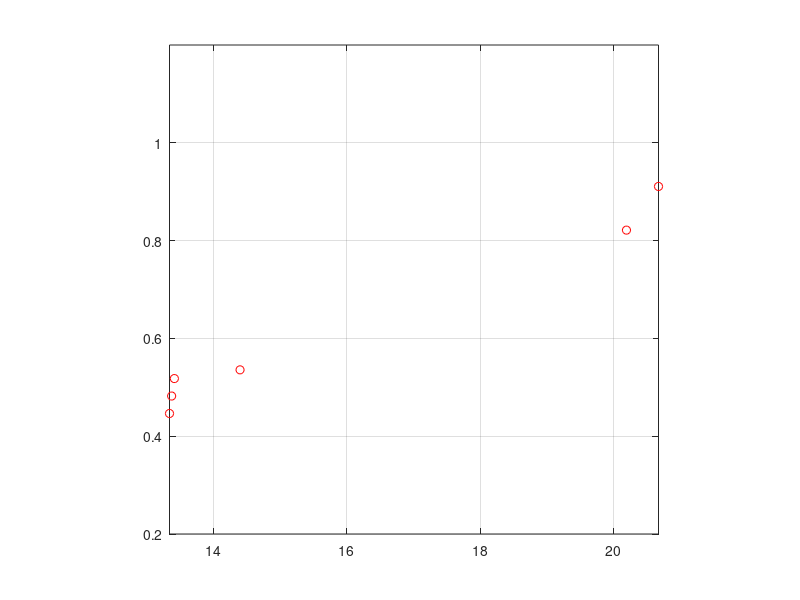

MATLAB code to generate this figure: (Note: this script raises an error after producing the figure.)
% Description : Non Parametric fit of the Percentage of correct response from the study of Schenkman and Nilson (2010,2011) as a function of Loudness
%             : The script also computes the threshold value of Loudness for which the Percentage of correct response is in between 0.73 and 0.75
% Author      : Vijay Kiran Gidla (joy4u18@gmail.com)


clc;
clear all;
close all;

%% DATA

%% Blind percentage of correct

%Conference

bpc_5_conf=round(([9.71 9.18 5.4 5.15 5.2 4.96]./10)*56);
bpc_50_conf=round(([9.83 9.4 6.19 4.88 4.74 4.89]./10)*56);
bpc_500_conf=round(([9.71 9.98 8.94 4.68 5.23 4.7]./10)*56);

%Anechoic

bpc_5_anc=round(([9.79 8.81 5.14 4.39 4.78 5.04]./10)*56);
bpc_50_anc=round(([9.65 9.75 4.98 4.73 4.73 4.71]./10)*56);
bpc_500_anc=round(([9.67 9.94 5.18 4.98 5.56 5.08]./10)*56);

B_AC=[bpc_5_anc;bpc_50_anc;bpc_500_anc;bpc_5_conf;bpc_50_conf;bpc_500_conf];


% Lecture room

bpc_5_lec=round([0.6101 0.5373 ]*56);
% bpc_5_2c_lec=round([0.6607 0.5923]*56);
% bpc_5_4c_lec=round([0.6161 0.5759]*56);
% bpc_5_8c_lec=round([0.7188 0.6101]*56);
% bpc_5_16c_lec=round([0.7470 0.6315]*56);
% bpc_5_32c_lec=round([0.7560 0.6533]*56);
% bpc_5_64c_lec=round([0.7664 0.5391]*56);
bpc_500_lec=round([0.8080 0.5893]*56);

B_L=[bpc_5_lec; bpc_500_lec];


%%  Sighted Percentage of correct


%Conference


spc_5_conf=round(([8.48 7.65 5.86 4.95 4.74 4.8]./10)*56);
spc_50_conf=round(([9.39 8.18 5.81 4.89 4.75 5.08]./10)*56);
spc_500_conf=round(([9.67 9.85 7.12 4.96 4.98 4.98]./10)*56);

%Anechoic

spc_5_anc=round(([9.05 8.15 5.32 4.5 4.75 5.19]./10)*56);
spc_50_anc=round(([9.35 9.23 5.4 5.18 5 4.62]./10)*56);
spc_500_anc=round(([9.74 9.8 4.86 4.78 4.61 4.67]./10)*56);


S_AC=[spc_5_anc; spc_50_anc; spc_500_anc ; spc_5_conf ; spc_50_conf ; spc_500_conf];

% Lecture room

spc_5_lec=round([0.5508]*56);
% spc_5_2c_lec=round([0.5137]*56);
% spc_5_4c_lec=round([0.5467]*56);
% spc_5_8c_lec=round([0.5707]*56);
% spc_5_16c_lec=round([0.6174]*56);
% spc_5_32c_lec=round([0.6921]*56);
% spc_5_64c_lec=round([0.6456]*56);
spc_500_lec=round([0.6209]*56);

S_L=[spc_5_lec; spc_500_lec];


%% Loudness values
%  Anechoic
STL_A_005_mean=[20.674 20.194 14.404 13.347 13.379 13.420];

STL_A_050_mean=[63.672 52.307  40.320 40.292 40.213 40.089];

STL_A_500_mean=[76.143 62.159  48.353 48.377  48.187 48.131];



%%  Conference

STL_C_005_mean=[26.707 24.377  21.537 19.651 19.975 19.529 ];

STL_C_050_mean=[69.607 55.682  47.619 45.135 45.249 45.041];

STL_C_500_mean=[78.659 63.574  54.580 52.387 52.569 52.502];

STL_AC=[STL_A_005_mean;STL_A_050_mean;STL_A_500_mean;STL_C_005_mean;...
    STL_C_050_mean;STL_C_500_mean];

%% Lecture

STL_L_005_mean=[17.160 16.179];


STL_L_500_mean=[54.712 52.466];


STL_L=[STL_L_005_mean;STL_L_500_mean];

%% Plot of the DATA


m=[56 56 56  56 56 56]';

% x=[100 150]';
% m=[56 56]';

for i=1:size(B_AC,1)
    
    
    x=STL_AC(i,:)';		% Manually change the loudness data for different conditions
    
    r=S_AC(i,:)';		% Manually change the sighted or the blind P(c) response
    
    
    x=flipud(x);
    r=flipud(r);
    
%     figure(i);
    plot( x, r ./ m, 'ro');
    axis([min(x) max(x) 0.2 1.2]);
    axis square;
    hold on;
    grid on;
 
    numxfit = 499;                                  % Number of new points to be generated minus 1
    xfit = [min(x):(max(x)-min(x))/numxfit:max( x ) ]';
    
    %% LSfit
    
    if(length(x)>2)
        
        guessing=0;
        lapsing=0;
        
        temp=diff(x);
        bwd_min = min(temp(temp>0));
		
%         if(isempty(bwd_min))
%             bwd_min=min(abs(temp));    %VJ2015
%         end

        bwd_max = max( x ) - min( x );
		
%         if(bwd_min == bwd_max)
%             bwd_min=1;    %VJ 2015
%         end

% Switch between cross-validated or bootstrap by manually uncommenting the corresponding lines
        bwd = bandwidth_cross_validation( r, m, x, [ bwd_min, bwd_max ],'logit',guessing,lapsing,2,1,'normpdf',100,1e-6);               
%         bwd= bandwidth_bootstrap(r, m, x, [ bwd_min, bwd_max ],30,[],'logit',guessing,lapsing,2,1,'normpdf',100,1e-6);
        
        
        hhh(:,i)=bwd;
%         hhh_1(:,i)=bwd;
        bwd = bwd(3); % choose the third estimate, which is based on cross-validated deviance
       
        
        pfit = locglmfit( xfit, r, m, x, bwd,'logit',guessing,lapsing,2,1,'normpdf',100,1e-6);
        plot( xfit, pfit, 'b','linewidth',2 );  % Plot the fitted curve
        
        for temp_idx=1:length(x)
            try
                i_idx(temp_idx,1)=find(xfit==x(temp_idx));
            catch err
                ti = find(xfit>=(x(temp_idx)-1) & xfit<=(x(temp_idx)+1));
                i_idx(temp_idx,1) = min(ti);
            end
        end
        
        i_pfit=pfit(i_idx);
        
        
        D = deviance(r,m,i_pfit)
        
        z_2(i)=mean(xfit(pfit>0.73&pfit<0.75));
        
%         h1=legend('Mean proportion of correct','logisitc fit','Local linear fit');
%         set(h1,'location','best');
        xlabel('Loudness (sones)');
        ylabel('Proportion of correct responses');
        
    else
        
        h1=legend('Mean proportion of correct','logistic fit');
        set(h1,'location','best');
        xlabel('Loudness (sones)');
        ylabel('Proportion of correct responses');
    end
    
end

sprintf('%.1f ',z_2)
